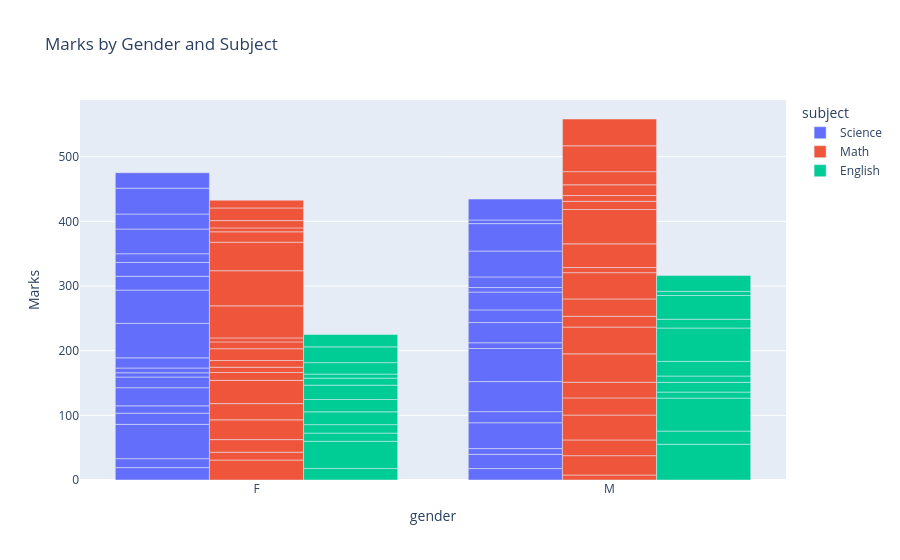

Notebook source saved alongside this figure:
### Code cell
px.bar(student, x="gender", y="Marks", color="subject", barmode="group", title="Marks by Gender and Subject").show()

### Figure 1 — Plotly figure (JSON) as saved in the notebook; plotly's stock layout.template omitted (floating-point values rounded to 4 significant figures)
{"data": [{"alignmentgroup": "True", "hovertemplate": "subject=Science<br>gender=%{x}<br>Marks=%{y}<extra></extra>", "legendgroup": "Science", "marker": {"color": "#636efa", "pattern": {"shape": ""}}, "name": "Science", "offsetgroup": "Science", "orientation": "v", "showlegend": true, "textposition": "auto", "type": "bar", "x": ["F", "F", "F", "F", "M", "F", "M", "F", "F", "F", "M", "M", "M", "M", "M", "F", "F", "M", "F", "M", "F", "M", "F", "M", "F", "F", "M", "F", "M", "M", "F", "F", "F", "M", "M", "M"], "xaxis": "x", "y": [19.2, 13.81, 53.02, 17.26, 17.67, 11.4, 22.07, 28.04, 16.52, 6.623, 8.837, 39.97, 17.17, 46.45, 51.14, 7.336, 15.72, 8.924, 53.36, 31.24, 51.34, 19.59, 21.38, 27.57, 21.4, 13.42, 7.014, 38.28, 16.46, 39.96, 23.15, 40.02, 23.92, 42.43, 5.609, 32.36], "yaxis": "y"}, {"alignmentgroup": "True", "hovertemplate": "subject=Math<br>gender=%{x}<br>Marks=%{y}<extra></extra>", "legendgroup": "Math", "marker": {"color": "#EF553B", "pattern": {"shape": ""}}, "name": "Math", "offsetgroup": "Math", "orientation": "v", "showlegend": true, "textposition": "auto", "type": "bar", "x": ["M", "M", "F", "F", "M", "F", "F", "M", "F", "F", "F", "M", "M", "F", "M", "M", "F", "M", "M", "M", "M", "M", "M", "F", "F", "M", "F", "M", "M", "M", "M", "F", "F", "F", "F", "F", "F", "F", "M", "F"], "xaxis": "x", "y": [7.734, 29.89, 30.86, 12.13, 24.32, 19.47, 30.55, 38.49, 25.13, 35.94, 12.21, 26.53, 24.17, 8.1, 43.98, 41.36, 10.43, 16.7, 26.88, 40.6, 7.892, 36.65, 53.16, 18.24, 10.52, 12.59, 6.185, 8.92, 16.61, 20.4, 39.95, 49.54, 54.32, 44.1, 16.11, 6.053, 11.25, 19.56, 41.44, 12.03], "yaxis": "y"}, {"alignmentgroup": "True", "hovertemplate": "subject=English<br>gender=%{x}<br>Marks=%{y}<extra></extra>", "legendgroup": "English", "marker": {"color": "#00cc96", "pattern": {"shape": ""}}, "name": "English", "offsetgroup": "English", "orientation": "v", "showlegend": true, "textposition": "auto", "type": "bar", "x": ["M", "F", "M", "F", "M", "F", "M", "M", "F", "F", "M", "M", "F", "F", "M", "F", "M", "F", "M", "M", "F", "M", "F", "F"], "xaxis": "x", "y": [55.3, 17.82, 20.35, 42.04, 50.99, 12.65, 9.333, 15.04, 13.12, 19.77, 9.742, 22.7, 19.11, 22.18, 51.58, 10.84, 13.56, 6.217, 36.75, 6.349, 17.7, 24.39, 24.45, 19.13], "yaxis": "y"}], "layout": {"barmode": "group", "legend": {"title": {"text": "subject"}, "tracegroupgap": 0}, "title": {"text": "Marks by Gender and Subject"}, "xaxis": {"anchor": "y", "domain": [0, 1], "title": {"text": "gender"}}, "yaxis": {"anchor": "x", "domain": [0, 1], "title": {"text": "Marks"}}}}
